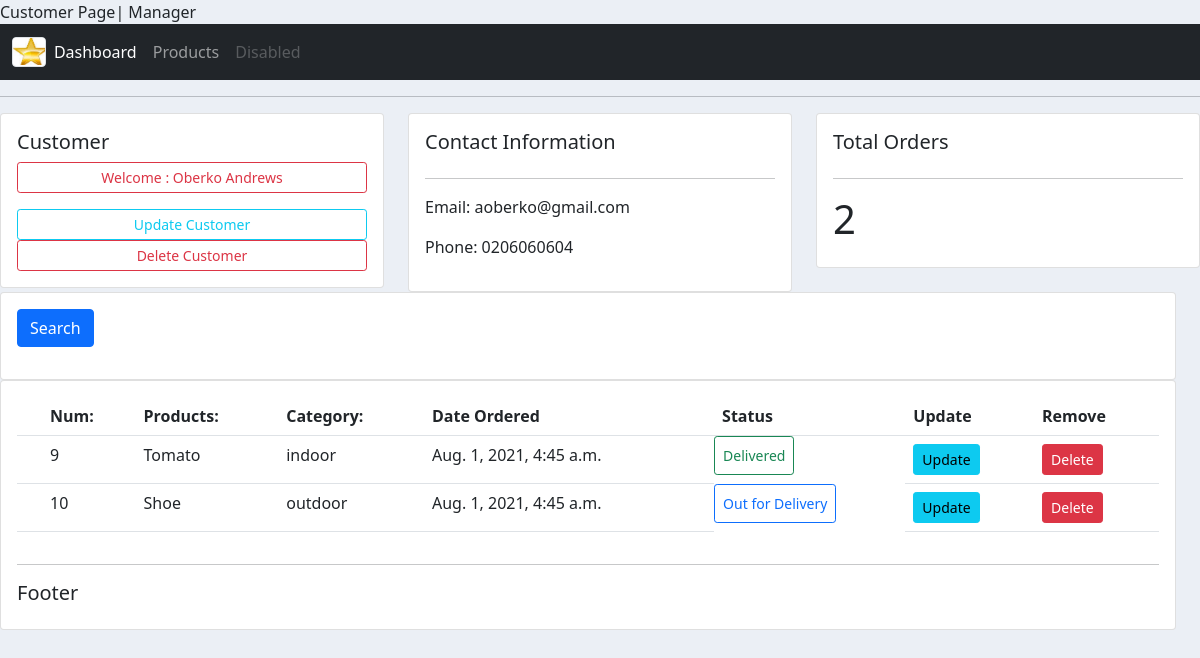
/customer/4/, run on the app's committed database.
### accounts/models.py (models this page shows, shortened)
class Customer(models.Model):
    MY_TITLE =(
        ('mr','Mr'),
        ('mrs','Mrs'),
        ('dr','Dr'),
    )
    title =models.CharField(max_length=20, choices = MY_TITLE)
    first_name = models.CharField(max_length =30, null=True)
    last_name = models.CharField(max_length =50, null= True)
    phone = models.CharField(max_length= 12, null=True)
    email = models.EmailField(max_length=50, null=True)
    date_created = models.DateTimeField(auto_now_add=True)

class Order(models.Model):
    STATUS =(
        ('Pending','Pending'),
        ('Out for Delivery','Out for Delivery'),
        ('Delivered','Delivered')
    )
    customer =models.ForeignKey(Customer, on_delete=models.SET_NULL, null =True)
    product = models.ForeignKey(Product, on_delete= models.SET_NULL, null=True)
    status =models.CharField(max_length=20, choices=STATUS)
    date_created =models.DateTimeField(auto_now_add=True, null=True)

class Product(models.Model):
    CATEGORY =(
        ('indoor','Indoor'),
        ('Kitchen','Kitchen'),
        ('outdoor','OutDoor')
    )
    product_name =models.CharField(max_length=50)
    price       = models.FloatField(max_length=10, null=True)
    quantity    = models.IntegerField()
    category    = models.CharField(max_length=20, null= True, choices=CATEGORY)
    description = models.CharField(max_length=200, null=True)
    date_created = models.DateTimeField(auto_now_add=True, null=True)
    tag =models.ManyToManyField(Tag)

### accounts/views.py (the view)
# urls.py: path('customer/<str:cust_id>/', views.customers, name='customers'),
def customers(request,cust_id):
    customer =Customer.objects.get(id =cust_id)
    cust_orders = customer.order_set.all()
    total_orders =cust_orders.count()
    context ={'customer':customer,'cust_orders':cust_orders, 'total_orders':total_orders}
    return render(request, 'accounts/customer.html', context)

### accounts/templates/accounts/customer.html (shortened to what this page needs)
{% extends 'accounts/dashboard.html' %}
    {% block content %}
    <div class="row">
        <div class="col-md">
        <div class="card card-body">
            <h5>Customer</h5>
            {% if customer.title == "mrs" %}
                    <p class="btn btn-outline-primary btn-sm btn-block">
                        Welcome : {{customer.first_name}} {{customer.last_name}}</p>
                {% elif customer.title == "dr" %}
                    <p class="btn btn-outline-success btn-sm btn-block">
                        Welcome : {{customer.first_name}} {{customer.last_name}}</p>
                    {% else %}
                    <p class="btn btn-outline-danger btn-sm btn-block">
                        Welcome : {{customer.first_name}} {{customer.last_name}}</p>
                {% endif %}
            <a class="btn btn-outline-info btn-sm btn-block" href="{% url 'update_customer' customer.id %}">Update Customer</a>
             <a class="btn btn-outline-danger btn-sm btn-block" href="{% url 'delete_customer' customer.id %}">Delete Customer</a>
        </div>
        </div>
            <div class="col-md">
            <div class="card card-body">
            <h5>Contact Information</h5>
            <hr>
            <p>Email: {{customer.email}}</p>
            <p>Phone: {{customer.phone}}</p>
            </div>
            </div>
                <div class="col-md">
                <div class="card card-body">
                    <h5>Total Orders</h5>
                    <hr>
                    <h1 style="text_align: center, padding:10px;"> {{total_orders}}</h1>
                </div>
</div>
<div class="row">
    <div class="col-md">
    <div class="card card-body">
        <form method='get'>
        <button class="btn btn-primary" type="submit" >Search</button>
        </form>
    </div>
    </div>
</div>
<div class="row">
    <div class="col-md">
        <div class="card card-body">
        <table class="table table-strip">
            <tr>
                <th></th>
                <th>Num:</th>
                <th>Products:</th>
                <th>Category:</th>
                <th>Date Ordered</th>
                <th>Status</th>
                <th>Update</th>
                <th>Remove</th>
            </tr>
                    <tr>
                    {% for order in cust_orders %}
                        <td></td>
                        <td>{{order.id}}</td>
                        <td>{{order.product.product_name}}</td>
                        <td>{{order.product.category}}</td>
                        <td>{{order.date_created}}</td>
                        {% if order.status == "Pending" %}
                            <td><p class="btn btn-outline-danger btn-sm btn-block">{{order.status}}</p></td>
                        {% elif order.status == "Delivered" %}
                            <td class="btn btn-outline-success btn-sm btn-block">{{order.status}}</td>
                    {% else %}
                        <td class="btn btn-outline-primary btn-sm ">{{order.status}}</td>
                    {% endif %}
                            <td><a class="btn btn-sm btn-info">Update</td>
                            <td><a class="btn btn-sm btn-danger" href="{% url 'delete' order.id %}">Delete</td>
                        </tr>
                    {% endfor %}
        </div>
    </div>
</div>
    {% endblock content %}

### static/css/main.css (style rules this page uses)
body { background-color:ebeff5; }

### data on the page
Customer: first_name "Oberko", last_name "Andrews", email "aoberko@gmail.com", phone "0206060604"
Order: id "9", product.product_name "Tomato", product.category "indoor", date_created "Aug. 1, 2021, 4:45 a.m.", status "Delivered"
Order: id "10", product.product_name "Shoe", product.category "outdoor", date_created "Aug. 1, 2021, 4:45 a.m.", status "Out for Delivery"

### other printed values
{{ total_orders }} "2"
